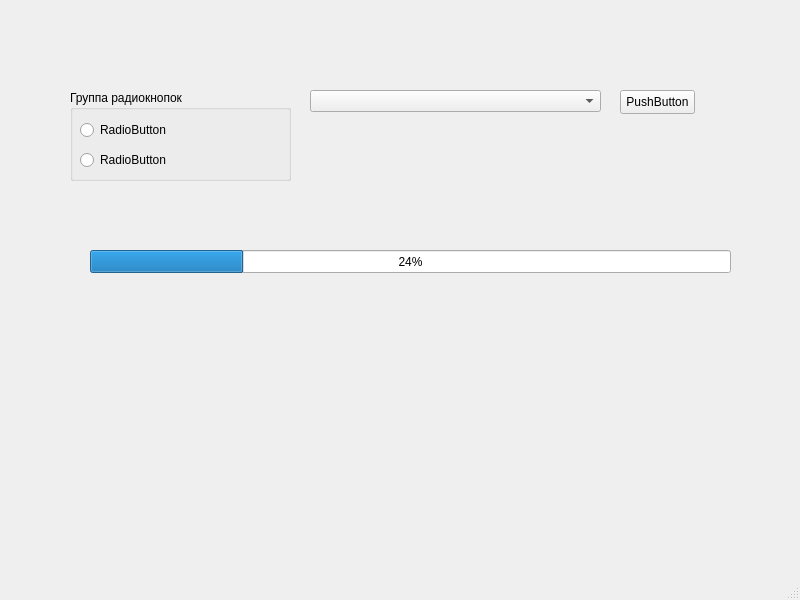
<?xml version="1.0" encoding="UTF-8"?>
<ui version="4.0">
 <class>MainWindow</class>
 <widget class="QMainWindow" name="MainWindow">
  <property name="geometry">
   <rect>
    <x>0</x>
    <y>0</y>
    <width>800</width>
    <height>600</height>
   </rect>
  </property>
  <property name="windowTitle">
   <string>MainWindow</string>
  </property>
  <widget class="QWidget" name="centralwidget">
   <widget class="QGroupBox" name="grBox_1">
    <property name="geometry">
     <rect>
      <x>70</x>
      <y>90</y>
      <width>221</width>
      <height>91</height>
     </rect>
    </property>
    <property name="title">
     <string>Группа радиокнопок</string>
    </property>
    <widget class="QRadioButton" name="rBut_1">
     <property name="geometry">
      <rect>
       <x>10</x>
       <y>30</y>
       <width>89</width>
       <height>20</height>
      </rect>
     </property>
     <property name="text">
      <string>RadioButton</string>
     </property>
    </widget>
    <widget class="QRadioButton" name="rBut_2">
     <property name="geometry">
      <rect>
       <x>10</x>
       <y>60</y>
       <width>89</width>
       <height>20</height>
      </rect>
     </property>
     <property name="text">
      <string>RadioButton</string>
     </property>
    </widget>
   </widget>
   <widget class="QComboBox" name="cBox">
    <property name="geometry">
     <rect>
      <x>310</x>
      <y>90</y>
      <width>291</width>
      <height>22</height>
     </rect>
    </property>
   </widget>
   <widget class="QPushButton" name="pBut_1">
    <property name="geometry">
     <rect>
      <x>620</x>
      <y>90</y>
      <width>75</width>
      <height>24</height>
     </rect>
    </property>
    <property name="text">
     <string>PushButton</string>
    </property>
   </widget>
   <widget class="QProgressBar" name="prBar">
    <property name="geometry">
     <rect>
      <x>90</x>
      <y>250</y>
      <width>641</width>
      <height>23</height>
     </rect>
    </property>
    <property name="value">
     <number>24</number>
    </property>
   </widget>
  </widget>
  <widget class="QMenuBar" name="menubar">
   <property name="geometry">
    <rect>
     <x>0</x>
     <y>0</y>
     <width>800</width>
     <height>22</height>
    </rect>
   </property>
  </widget>
  <widget class="QStatusBar" name="statusbar"/>
 </widget>
 <resources/>
 <connections/>
</ui>
